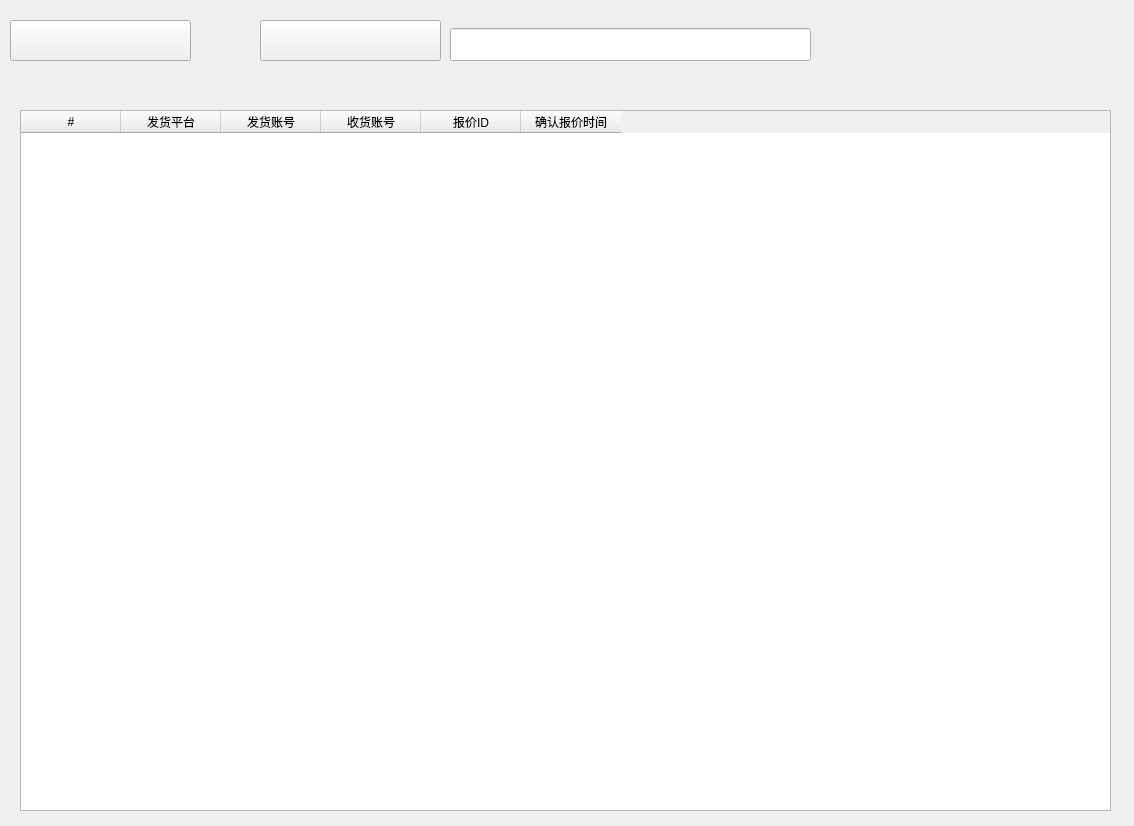
<?xml version="1.0" encoding="UTF-8"?>
<ui version="4.0">
 <class>Form</class>
 <widget class="QWidget" name="Form">
  <property name="geometry">
   <rect>
    <x>0</x>
    <y>0</y>
    <width>1134</width>
    <height>826</height>
   </rect>
  </property>
  <property name="windowTitle">
   <string>Form</string>
  </property>
  <widget class="TableWidget" name="TableWidget">
   <property name="geometry">
    <rect>
     <x>20</x>
     <y>110</y>
     <width>1091</width>
     <height>701</height>
    </rect>
   </property>
   <column>
    <property name="text">
     <string>#</string>
    </property>
   </column>
   <column>
    <property name="text">
     <string>发货平台</string>
    </property>
   </column>
   <column>
    <property name="text">
     <string>发货账号</string>
    </property>
   </column>
   <column>
    <property name="text">
     <string>收货账号</string>
    </property>
   </column>
   <column>
    <property name="text">
     <string>报价ID</string>
    </property>
   </column>
   <column>
    <property name="text">
     <string>确认报价时间</string>
    </property>
   </column>
  </widget>
  <widget class="SearchLineEdit" name="SearchLineEdit">
   <property name="geometry">
    <rect>
     <x>450</x>
     <y>28</y>
     <width>361</width>
     <height>33</height>
    </rect>
   </property>
  </widget>
  <widget class="ComboBox" name="pltComboBox">
   <property name="geometry">
    <rect>
     <x>10</x>
     <y>20</y>
     <width>181</width>
     <height>41</height>
    </rect>
   </property>
  </widget>
  <widget class="ComboBox" name="searchItem">
   <property name="geometry">
    <rect>
     <x>260</x>
     <y>20</y>
     <width>181</width>
     <height>41</height>
    </rect>
   </property>
  </widget>
 </widget>
 <customwidgets>
  <customwidget>
   <class>ComboBox</class>
   <extends>QPushButton</extends>
   <header>qfluentwidgets</header>
  </customwidget>
  <customwidget>
   <class>LineEdit</class>
   <extends>QLineEdit</extends>
   <header>qfluentwidgets</header>
  </customwidget>
  <customwidget>
   <class>SearchLineEdit</class>
   <extends>LineEdit</extends>
   <header>qfluentwidgets</header>
  </customwidget>
  <customwidget>
   <class>TableWidget</class>
   <extends>QTableWidget</extends>
   <header>qfluentwidgets</header>
  </customwidget>
 </customwidgets>
 <resources/>
 <connections/>
</ui>
